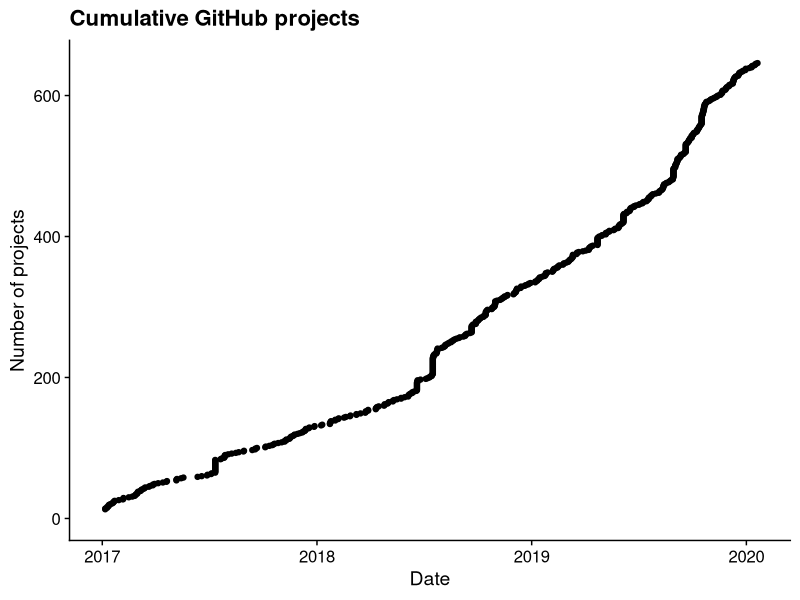
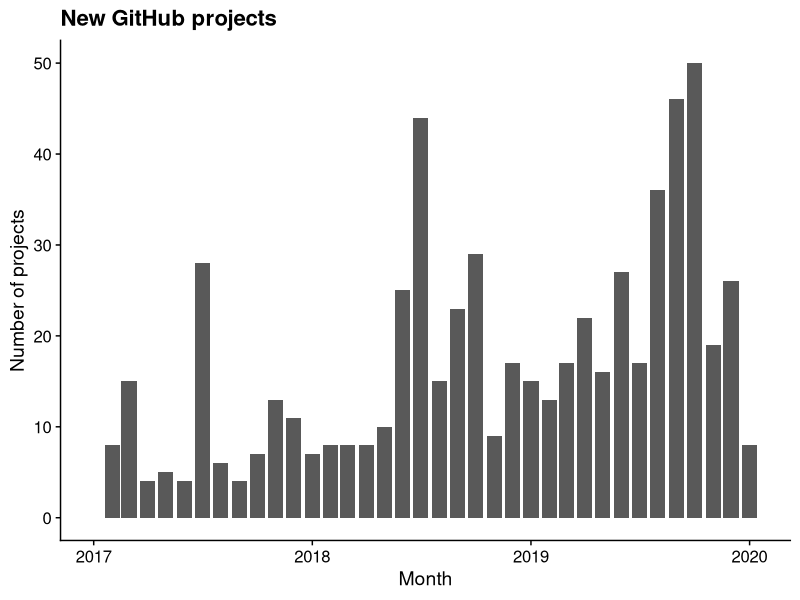
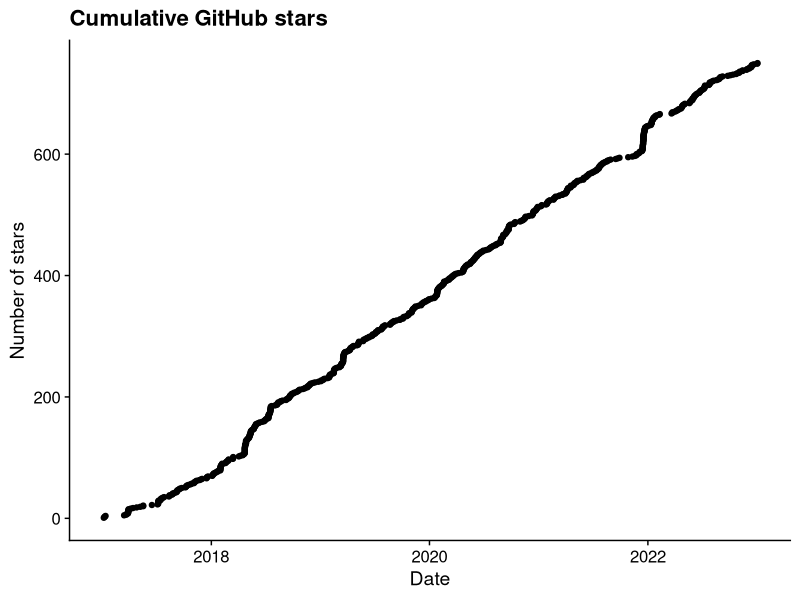
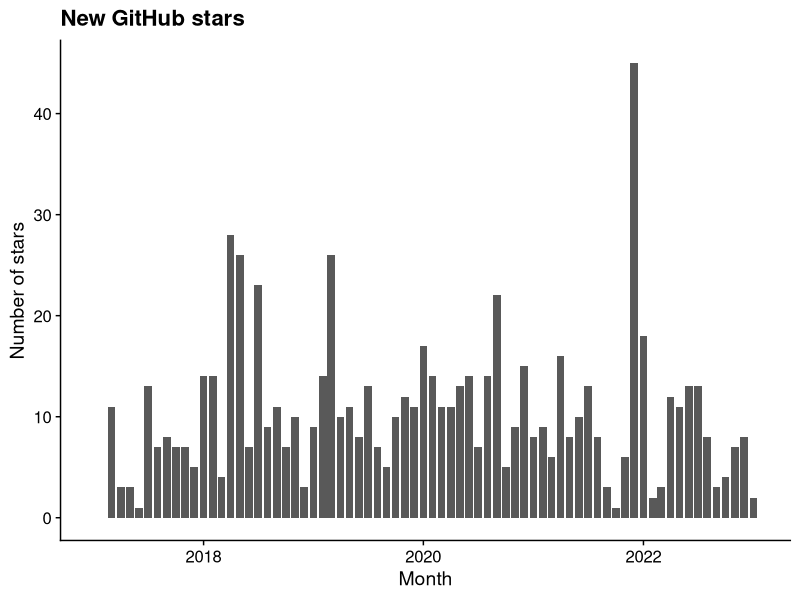
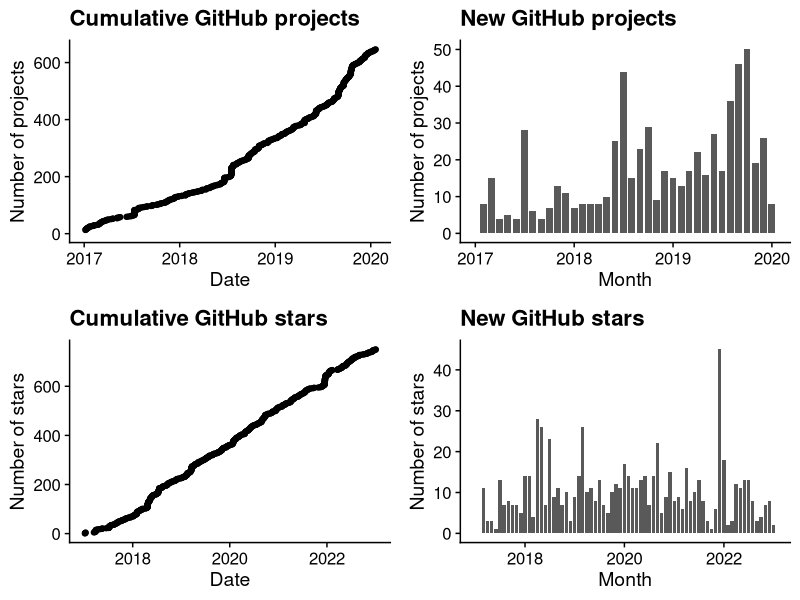
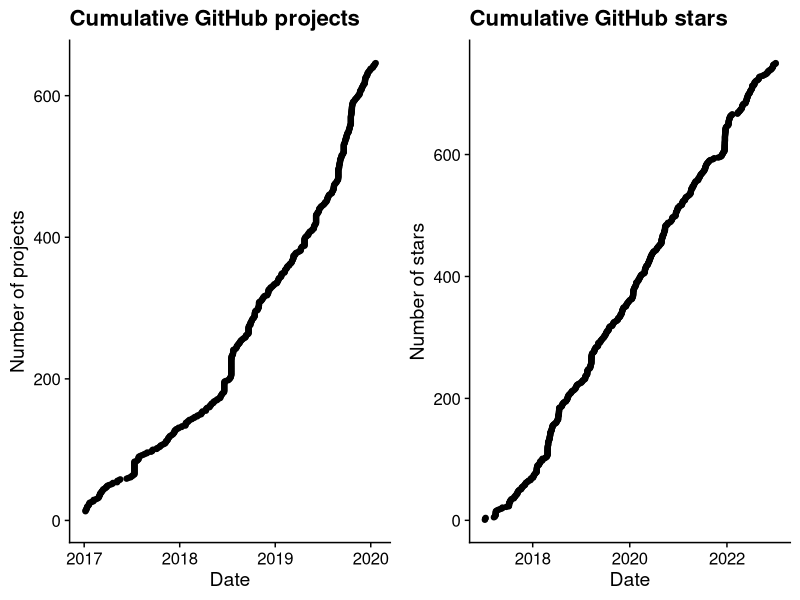
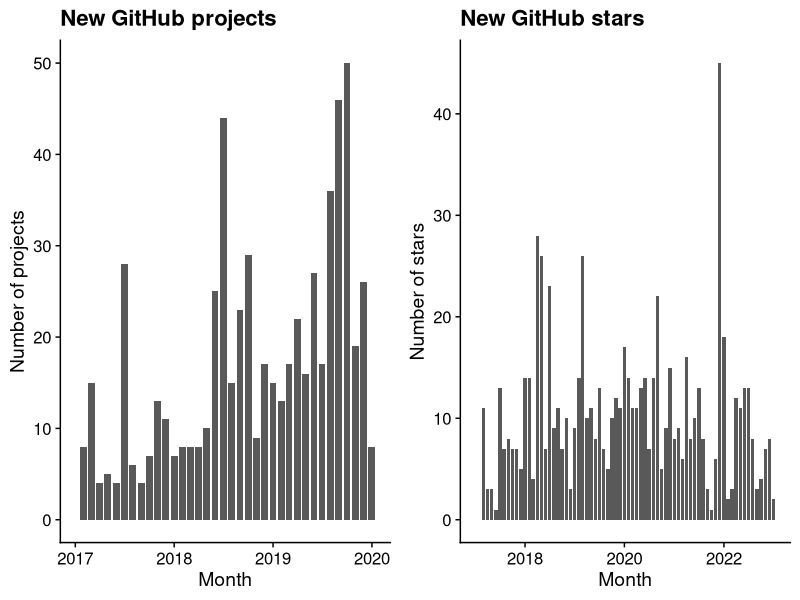
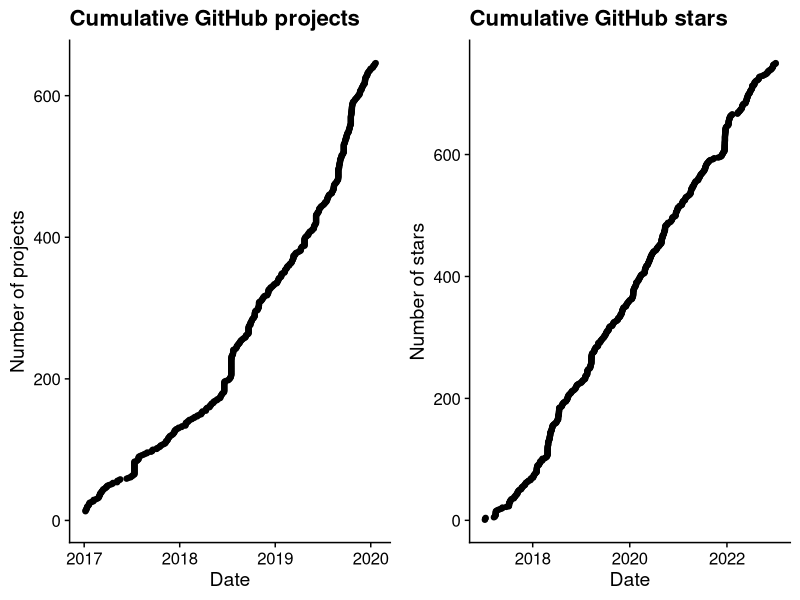

The R script that drew these images, in order:
library(dplyr)
library(ggplot2)
library(cowplot)
theme_set(theme_cowplot())
library(lubridate)

## Projects --------------------------------------------------------------------

projects <- read.delim("data/github-projects.txt", stringsAsFactors = FALSE)
projects$count <- 1
projects$cumulative <- cumsum(projects$count)
projects$date <- date(projects$date)

proj_cum <- ggplot(projects, aes(x = date, y = cumulative)) +
  geom_point() +
  labs(title = "Cumulative GitHub projects",
       x = "Date", y = "Number of projects") +
  scale_x_date(limits = c(as.Date("2017-01-01"), NA))
proj_cum

proj_mon <- projects %>%
  mutate(year = year(date),
         mon = month(date),
         yearmon = sprintf("%4d-%02d", year, mon),
         yearmon = parse_date_time(yearmon, "y-m"),
         yearmon = date(yearmon)) %>%
  group_by(yearmon) %>%
  summarize(new_proj = n()) %>%
  ggplot(aes(x = yearmon, y = new_proj)) + geom_col() +
  labs(title = "New GitHub projects",
       x = "Month", y = "Number of projects") +
  scale_x_date(limits = c(as.Date("2017-01-01"), NA))
proj_mon

# Stars ------------------------------------------------------------------------

stars <- read.delim("data/github-stars.txt", stringsAsFactors = FALSE)
stars$count <- 1
stars$cumulative <- cumsum(stars$count)
stars$date <- date(stars$date)

stars_cum <- ggplot(stars, aes(x = date, y = cumulative)) +
  geom_point() +
  labs(title = "Cumulative GitHub stars",
       x = "Date", y = "Number of stars") +
  scale_x_date(limits = c(as.Date("2017-01-01"), NA))
stars_cum

stars_mon <- stars %>%
  mutate(year = year(date),
         mon = month(date),
         yearmon = sprintf("%4d-%02d", year, mon),
         yearmon = parse_date_time(yearmon, "y-m"),
         yearmon = date(yearmon)) %>%
  group_by(yearmon) %>%
  summarize(new_proj = n()) %>%
  ggplot(aes(x = yearmon, y = new_proj)) + geom_col() +
  labs(title = "New GitHub stars",
       x = "Month", y = "Number of stars") +
  scale_x_date(limits = c(as.Date("2017-01-01"), NA))
stars_mon

# Final plot -------------------------------------------------------------------

plot_grid(proj_cum, proj_mon, stars_cum, stars_mon)

plot_grid(proj_cum, stars_cum)
ggsave("figures/growth.png", width = 10, height = 5)

plot_grid(proj_mon, stars_mon)
